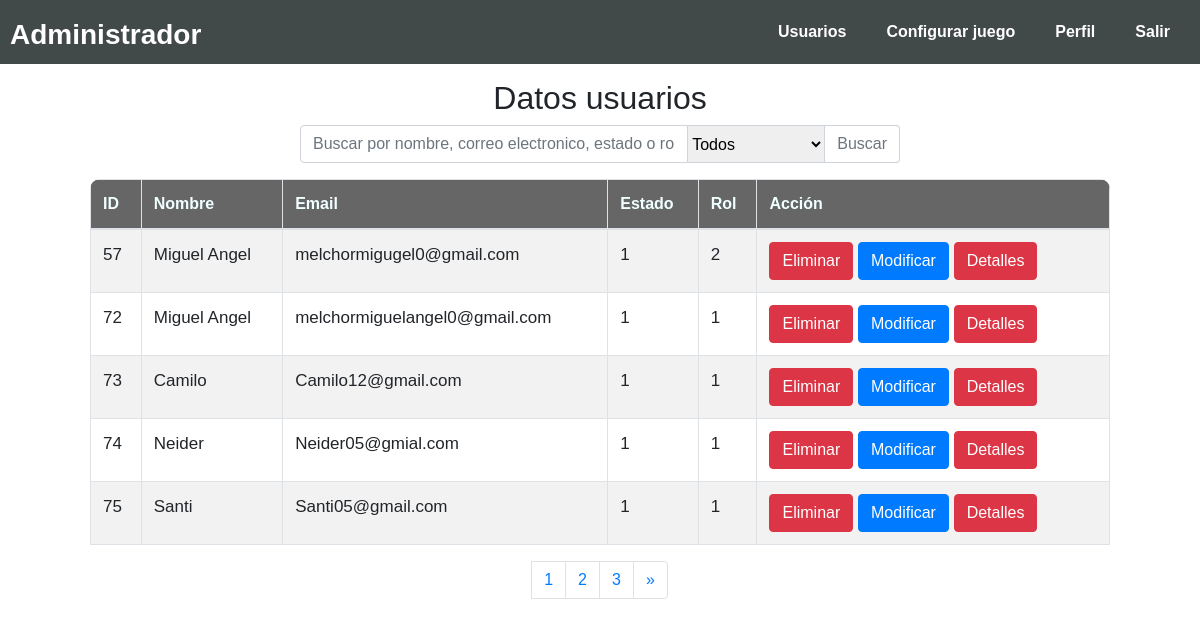
Page /administrador/index.php (signed in) on the committed database.
### tables this page shows
CREATE TABLE `datosusuario` (
  `id_datos_usuario` int(11) NOT NULL,
  `nombre` varchar(100) NOT NULL,
  `email` varchar(100) NOT NULL,
  `avatar` varchar(7) NOT NULL DEFAULT 'avatar1',
  `codigo` double NOT NULL,
  `fecha` timestamp NOT NULL DEFAULT current_timestamp() ON UPDATE current_timestamp()
);

CREATE TABLE `usuarios` (
  `id_username` int(11) NOT NULL,
  `username` varchar(80) NOT NULL,
  `contraseña` varchar(255) NOT NULL,
  `estado` int(1) NOT NULL DEFAULT 1,
  `rol_usuario` int(1) NOT NULL DEFAULT 1
);

### administrador/total_registros.php (called while the page is built, shortened)
<?php
require('../php/conexion.php');
$pdo->setAttribute(PDO::ATTR_ERRMODE, PDO::ERRMODE_EXCEPTION);
if (empty($_GET['busqueda'])) {
    if (empty($_GET['tipo_usuario'])) {
        $query = $pdo->prepare('SELECT COUNT(*) AS total_usuarios from datosusuario');
        $query->execute();
        $total_datos = $query->fetch(PDO::FETCH_ASSOC);
        $total_registro = $total_datos['total_usuarios'];
    }
}

### administrador/registro.php (called while the page is built, shortened)
<?php
require('../php/conexion.php');
$pdo->setAttribute(PDO::ATTR_ERRMODE, PDO::ERRMODE_EXCEPTION);
if (empty($_GET['busqueda'])) {
    if (empty($_GET['tipo_usuario'])) {
        $query = $pdo->prepare('SELECT id_datos_usuario, nombre, email, username, estado, rol_usuario, puntossopa.puntos_nivel1 AS "s1", puntossopa.puntos_nivel2 AS "s2", puntossopa.puntos_nivel3 "s3", puntostrivia.puntos_nivel1 "t1",puntostrivia.puntos_nivel2 as"t2",puntostrivia.puntos_nivel3 as"t3" FROM datosusuario
            INNER JOIN usuarios On datosusuario.id_datos_usuario=usuarios.id_username
            LEFT JOIN puntossopa on datosusuario.id_datos_usuario=puntossopa.id_puntos_sopa
            RIGHT JOIN puntostrivia on datosusuario.id_datos_usuario=puntostrivia.id_puntos_trivia WHERE datosusuario.id_datos_usuario
            ORDER BY datosusuario.id_datos_usuario ASC LIMIT ' . $desde . ',' . $por_pagina . ' ');
    }
}
$query->execute();

### administrador/index.php (the view, shortened to what this page needs)
<!DOCTYPE html>
<html lang="es">
<html>
<head>
  <link rel="stylesheet" type="text/css" href="../css/bootstrap.css">
  <link rel="stylesheet" type="text/css" href="../css/cargando.css">
  <link rel="stylesheet" type="text/css" href="../css/maquinawrite.css">
  <link rel="stylesheet" href="../css/estyle.css">
  <link rel="stylesheet" href="admin.css">
</head>
<?php include("menus.php"); ?>
<body onunload="opepopup()">
  <div class="clearfix">
    <h2 id="titulo">Datos usuarios</h2>
    <form method="get" class="form_search">
      <div class="input-group mb-3">
        <input type="text" class="form-control" name="busqueda" id="busqueda" placeholder="Buscar por nombre, correo electronico, estado o rol..." aria-label="Recipient's username" aria-describedby="button-addon2">
        <select name="tipo_usuario" id="tipo_usuario">
          <option value="todos">Todos</option>
        </select>
        <input type="submit" value="Buscar" class="btn btn-outline-secondary">
      </div>
    </form>
    <div class="contenedor_tabla">
      <div class="table-responsive">
        <table class="table table-bordered table-striped table-hover">
          <thead>
            <tr>
              <th scope="col">ID</th>
              <th scope="col">Nombre</th>
              <th scope="col">Email</th>
              <th scope="col">Estado</th>
              <th scope="col">Rol</th>
              <th scope="col">Acción</th>
            </tr>
          </thead>
          <tbody>
            <?php
            include("total_registros.php");
            if ($total_registro == 0) { ?>
              <td colspan="6">
              <div class='alert alert-primary alert_user' id="alerta" role='alert'>No se encontro ningun usuario o administrador</div>
              </td>
              <?php
            } else {
              $por_pagina = 5;
              if (empty($_GET['pagina'])) {
                $pagina = 1;
              } else {
                $pagina = $_GET['pagina'];
              }
              $desde = ($pagina - 1) * $por_pagina;
              $total_paginas = ceil($total_registro / $por_pagina);
              include("registro.php");
              while ($dataCliente = $query->fetch(PDO::FETCH_ASSOC)) { ?>
                <tr>
                  <td><?php echo $dataCliente['id_datos_usuario']; ?></td>
                  <td><?php echo $dataCliente['nombre']; ?></td>
                  <td><?php echo $dataCliente['email']; ?></td>
                  <td><?php echo $dataCliente['estado']; ?></td>
                  <td><?php echo $dataCliente['rol_usuario']; ?></td>
                  <td>
                    <div class="btns_info_usuarios">
                      <button type="button" class="btn btn-danger" data-toggle="modal" data-target="#deleteChildresn<?php echo $dataCliente['id_datos_usuario']; ?>">Eliminar</button>
                      <button type="button" class="btn btn-primary" data-toggle="modal" data-target="#editChildresn<?php echo $dataCliente['id_datos_usuario']; ?>">Modificar</button>
                      <button type="button" class="btn btn-danger" data-toggle="modal" data-target="#Childresn<?php echo $dataCliente['id_datos_usuario']; ?>">Detalles</button>
                    </div>
                  </td>
                </tr>
              <?php } ?>
        </table>
      </div>
    </div>
    <nav aria-label="Page navigation example">
      <ul class="pagination pagination_usuarios">
        <?php
              for ($i = 1; $i <= $total_paginas; $i++) {
                if (empty($_GET['busqueda']) && empty($_GET['tipo_usuario'])) {
                  echo '<li class="page-item"><a class="page-link" href="?pagina=' . $i . '">' . $i . '</a></li>';
                } else {
                  echo '<li class="page-item"><a class="page-link" href="?pagina=' . $i . '&busqueda=' . $_GET["busqueda"] . '&tipo_usuario=' . $_GET["tipo_usuario"] . '">' . $i . '</a></li>';
                }
              }
        ?>
        <li class="page-item">
        <?php if ($pagina != $total_paginas) {
                if (empty($_GET['busqueda']) && empty($_GET['tipo_usuario'])) {
                  echo '<a class="page-link" href="&pagina=' . $pagina + 1 . '" aria-label="Next"><span aria-hidden="true">&raquo;</span></a>';
                } else {
                  echo '<a class="page-link" href="?pagina=' . $pagina + 1 . '&busqueda=' . $_GET["busqueda"] . '&tipo_usuario=' . $_GET["tipo_usuario"] . '" aria-label="Next"><span aria-hidden="true">&raquo;</span></a>';
                }
              }
            }
        ?>
        </li>
      </ul>
    </nav>
  </div>
</body>
</html>

### css/estyle.css (style rules this page uses)
table tr th { background: rgba(0, 0, 0, .6); color: azure; }
tbody tr { font-size: 12px !important; }
.pagination { justify-content: center; margin: 16px 0; }

### administrador/admin.css (style rules this page uses)
.pagination_usuarios { margin: 0px; }
.form_search { width: 50%; }
.clearfix { display: flex; flex-direction: column; align-items: center; margin-top: 15px; }
#tipo_usuario, .btn-outline-secondary { border: 1px solid #ced4da; }
#tipo_usuario, .btn-outline-secondary { border-left-width: 0px; }
.btn-outline-secondary { border-radius: 0 0.25rem 0.25rem 0; }
.btns_info_usuarios { width: 280px; }
.contenedor_tabla { width: 85%; }
.table-responsive { align-items: center; border-radius: 10px; }
#titulo { text-align: center; }
td { font-size: 17px; }
@media (max-width: 1326px) { .pagination_usuarios { margin-bottom: 10px; } }

### administrador/menu.css (style rules this page uses)
body { font-family: Arial, Helvetica, sans-serif; }

### rows in the picture
datosusuario: id_datos_usuario "57", nombre "Miguel Angel", email "melchormigugel0@gmail.com", usuarios.estado "1", usuarios.rol_usuario "2"
datosusuario: id_datos_usuario "72", nombre "Miguel Angel", email "melchormiguelangel0@gmail.com", usuarios.estado "1", usuarios.rol_usuario "1"
datosusuario: id_datos_usuario "73", nombre "Camilo", email "Camilo12@gmail.com", usuarios.estado "1", usuarios.rol_usuario "1"
datosusuario: id_datos_usuario "74", nombre "Neider", email "Neider05@gmial.com", usuarios.estado "1", usuarios.rol_usuario "1"
datosusuario: id_datos_usuario "75", nombre "Santi", email "Santi05@gmail.com", usuarios.estado "1", usuarios.rol_usuario "1"
